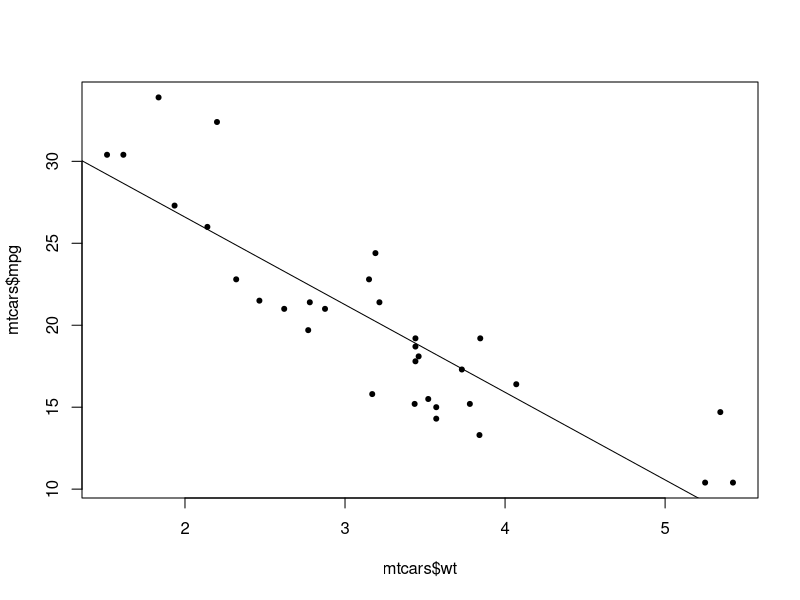

Generate this figure with R:
###################################
###################################
########                   ########
########   Data Science 3  ########
########       Lab 6 -     ######## 
########  21st Nov. 2023    ########
########                   ########
###################################
###################################
#Samuel Kobina Gyasi

# Welcome to lab number 6. Today we'll be learning a few more 
# R/general programming concepts before moving onto lecture examples

########################################
####    Boolean logic, continued    ####
########################################

# the main logic operators in R are as follows:
# the NOT operator, !, turns TRUE into FALSE and vice versa
!TRUE
!FALSE
# the AND operator, &, returns TRUE only if elements on both sides of the operator are TRUE
1==1 & 2==1
# the inclusive OR operator, |, returns TRUE if EITHER of the elements are TRUE
1==1 | 2==1

# there is no operator for exclusive OR, but there is a function, xor()
xor(1==1 , 2==2)

# 1.1 
# mtcars is a database of cars with several variables such as horsepower, weight, number of cylinders etc.
data(mtcars)
head(mtcars)
# Using indexing (square brackets) and the & operator, write a line of code
# that selects only the rows of mtcars with at least 6 cylinders (mtcars$cyl >= 6) and horsepower of at least 110 (mtcars$hp >= 110). Remember to include all the columns.

### 1.2
# Now select only those rows with either high efficiency (miles per gallon (mpg) of at least 25) or low weight (wt <= 2.5)

#############################
####    If statements    ####
#############################

# The if() function will execute everything after it, either on the same line or in {} brackets,
# only if there is a TRUE boolean statement within the parentheses
x <- 5
if(x > 3) print ('This statement is true')
if(x-4==1){
  new_object <- c('this','statement','is','also','true')
  print(new_object)
}

### 2.1
# Write a function called probe, that takes two arguments, n and w.
# The function should return a character vector of length n, consisting of 'Water' and 'Land', sampled with probability w. (so probability of sampling 'Water' is w)
# If the p argument is not numeric, or if it is not between 0 and 1, the function should return the following message:
# "Please input a probability between 0 and 1"


# After the if statement we can put an else statement:
if(x-4>1){
  new_object <- c('this','statement','is','also','true')
  print(new_object)
}else{
  print('This is untrue')
}

# A simplified version of if()else is the following:
ifelse(x/2==7,print('Definitely true'),print('categorically false'))

##################################
####    Paste and strsplit    ####
##################################

# paste() and strsplit() can be used to join and separate
# character objects (strings), respectively. For example:

paste('Hello','world!', sep='_')
strsplit('Hello to you too. /My name is Ed.', split='/')

# You'll notice that strsplit returns a list. This allows us to vectorise the function:
strsplit(rownames(mtcars),split=' ')


#####################
####    Loops    ####
#####################

# Loops are algorithms that repeat a procedure over and over until they are instructed to stop.
# There are two main kinds:
# FOR loops iterate over a predetermined set (vector, list, etc)
fruits <- c('apple','banana', 'pineapple','mango','orange')
for(i in fruits){
  print(paste('My favourite fruit is',i,sep=': '))
}

useless_function <- function(n){
  for (i in 1:n){
    print(paste0(i,'. This number is: ', c('even','odd')[i%%2 +1]))
  }
}
useless_function(7)

### 4.1 
data(iris)

# Write a for loop that iterates over the column names of the iris dataset and print each together with the number of characters in the column name in parenthesis. Example output: Sepal.Length (12). To get the number of characters use the function nchar().

# Next, WHILE loops continue to loop until the boolean statment in the defining parentheses, e.g.
x <- 0
while(x<100){
  print(x)
  x <- x+sample(1:20,1)
}

### 4.2 How many numbers do you need in the sequence 1*2*3*4*5*... before the product exceeds 10 million?
# Use a while loop to get the answer

###################################
####    Linear models intro    ####
###################################

# We can run an OLS linear model using lm()
# Inside the lm and other model functions we use formulas
# Formulas have the dependent variable on the left and the independent (predictor) variables on the right with a ~ in between
# Lets run a bivariate regression of car weight (in 1000 pounds/500 kg) on miles per gallon (1mpg = 1km/L)
model <- lm(mtcars$mpg ~ mtcars$wt)
summary(model)
### 5.1
# What does the Estimate for the (Intercept) number represent?
plot(mtcars$wt,mtcars$mpg ,pch=20)
abline(model)
### 5.2
# What does the Estimate for the mtcars$wt number represent?

### 5.3 
# Is the relationship between these two variables positive or negative? Why do you think that might be?

### 5.4 What is the predicted average efficiency in miles per gallon of a 4000 pound (2000kg) car?

# Let's transform the independent variable:
mtcars$wt_centred <- mtcars$wt - mean(mtcars$wt)

### 5.5
# compare the mean and variance of the new variable with the untransformed variable. What do you notice?

### 5.6
# Run a new regression with new independent variable
# What do you notice about the estimates?
# What is the interpretation of the (Intercept) estimate in this regression?

### 5.7
# Run the following code:
y <- mtcars$mpg
x <- cbind(1,mtcars$wt)

# A couple of functions for you to know:
# t() returns the transpose of any matrix
# solve() returns the inverse of any (invertible) matrix
# %*% is matrix multiplication
# with that in mind try to code the following expression in R:
# (x'x)^(-1) * (x'y)
# where ' means the transpose
# Run the code you have written. What do you find?



